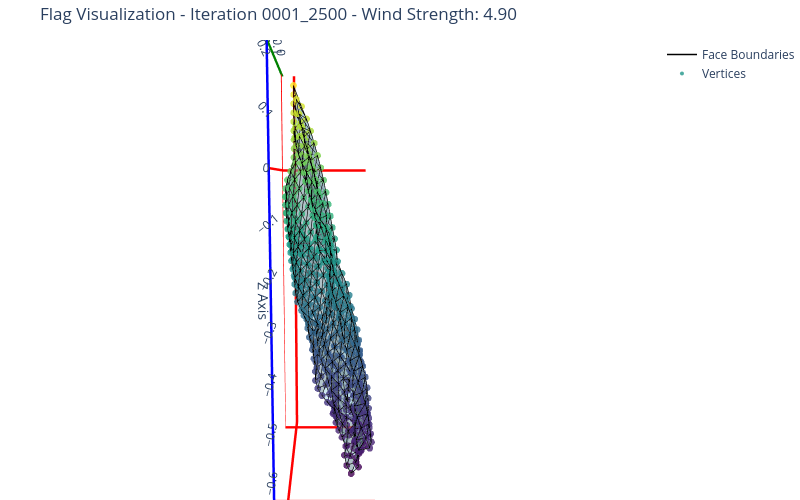

The notebook cell saved with this chart:
### Code cell
visualize_flag_vertices("0001_2500", use_edges=False, use_faces=True, show_face_boundaries=True)

### Figure 1 — Plotly figure (JSON) as saved in the notebook; plotly's stock layout.template omitted (floating-point values rounded to 4 significant figures; data arrays with more than 128 entries replaced by an {"elided": "..."} marker saying what was removed)
{"data": [{"color": "lightblue", "flatshading": true, "i": {"elided": "1102 int values"}, "j": {"elided": "1102 int values"}, "k": {"elided": "1102 int values"}, "lighting": {"ambient": 0.7, "diffuse": 0.8}, "name": "Faces", "opacity": 0.6, "type": "mesh3d", "x": {"elided": "600 float values"}, "y": {"elided": "600 float values"}, "z": {"elided": "600 float values"}}, {"line": {"color": "black", "width": 1.5}, "mode": "lines", "name": "Face Boundaries", "type": "scatter3d", "x": {"elided": "5510 float values"}, "y": {"elided": "5510 float values"}, "z": {"elided": "5510 float values"}}, {"marker": {"color": {"elided": "600 float values"}, "colorscale": [[0, "#440154"], [0.1111, "#482878"], [0.2222, "#3e4989"], [0.3333, "#31688e"], [0.4444, "#26828e"], [0.5556, "#1f9e89"], [0.6667, "#35b779"], [0.7778, "#6ece58"], [0.8889, "#b5de2b"], [1, "#fde725"]], "opacity": 0.8, "size": 4}, "mode": "markers", "name": "Vertices", "type": "scatter3d", "x": {"elided": "600 float values"}, "y": {"elided": "600 float values"}, "z": {"elided": "600 float values"}}], "layout": {"height": 500, "margin": {"b": 0, "l": 0, "r": 0, "t": 40}, "scene": {"aspectmode": "data", "camera": {"center": {"x": 0, "y": 0, "z": 0}, "eye": {"x": 0, "y": -3, "z": 0.5}, "up": {"x": 0, "y": 0, "z": 1}}, "xaxis": {"linecolor": "red", "linewidth": 5, "showbackground": false, "showgrid": false, "showline": true, "title": {"text": "X Axis"}, "zeroline": true, "zerolinecolor": "red", "zerolinewidth": 5}, "yaxis": {"linecolor": "green", "linewidth": 5, "showbackground": false, "showgrid": false, "showline": true, "title": {"text": "Y Axis"}, "zeroline": true, "zerolinecolor": "red", "zerolinewidth": 5}, "zaxis": {"linecolor": "blue", "linewidth": 5, "showbackground": false, "showgrid": false, "showline": true, "title": {"text": "Z Axis"}, "zeroline": true, "zerolinecolor": "red", "zerolinewidth": 5}}, "showlegend": true, "title": {"text": "Flag Visualization - Iteration 0001_2500 - Wind Strength: 4.90"}, "width": 800}}
